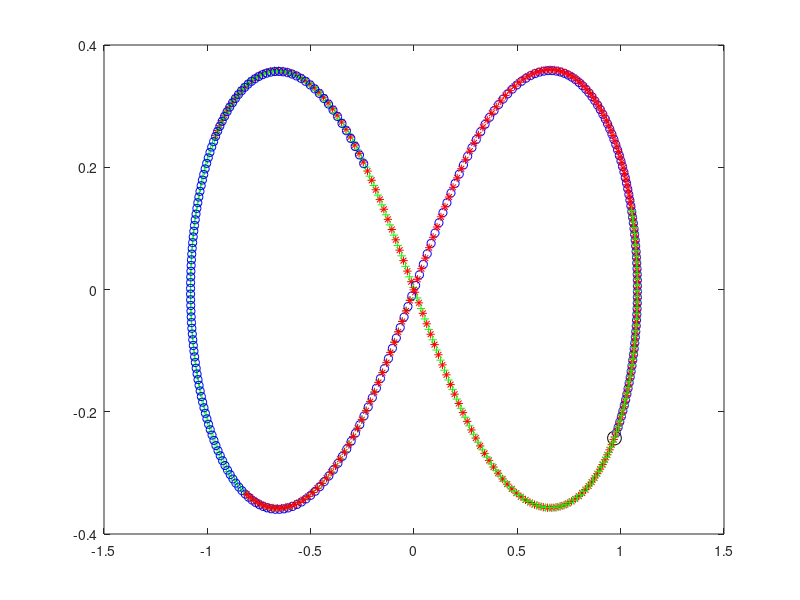

Here is the MATLAB script that generated this plot:
% Main idea of Verlet's solution: approx. v_n+1 = (a_n + a_n+1)/2 * dt
% Vectors for each body are stored as matrix's columns (i.e. Body 1's position is
% 1st column of r matrix)

%% Initial setup
% Number of bodies
N = 3;

% Grav. constant [N*m^2 / kg^2]
G = 1;

% Vector of masses, kg
m = [1; 1; 1];

% Initial positions
r = [[-0.97000436; 0.24308753], [0;0], [0.97000436; -0.24308753]];

% Initial velocities
v = [[0.4662036850; 0.4323657300], [-0.93240737; -0.86473146], [0.4662036850; 0.4323657300]];

% Initial accelerations
a = [[0;0], [0;0], [0;0]];
a_next = a;  % will store old a vects (needed to find new vel. vects)


% Plot initial positions

plot(r(1,1), r(2,1), 'k-o', 'MarkerSize', 10)
plot(r(1,2), r(2,2), 'k-o', 'MarkerSize', 10)
plot(r(1,3), r(2,3), 'k-o', 'MarkerSize', 10)
hold on 
% Timesteps desired
T = 5;
dt = 0.02;


%% Calculating
for t = 0:dt:T
    % Find distances [vect] and absolute lengths [scl] between each body ---- t
    dist_1to2 = r(:,2) - r(:,1);
    length_1to2 = sqrt(dist_1to2' * dist_1to2)
    dist_2to3 = r(:,3) - r(:,2);
    length_2to3 = sqrt(dist_2to3' * dist_2to3)
    dist_3to1 = r(:,1) - r(:,3);
    length_3to1 = sqrt(dist_3to1' * dist_3to1)



    
    % Find force on each body [vect] ------ t
    % Force vect = (Magnitude of force) * unit vect. of dist between bodies
    % Unit vect = dist vect / length scalar
    % F_1and2 = (G*m(1)*m(2) / length_1to2^3) * dist_1to2;    % Force on 1 from 2
    % F_2and3 = (G*m(2)*m(3) / length_2to3^3) * dist_2to3;    % Force on 2 from 3
    % F_3and1 = (G*m(3)*m(1) / length_3to1^3) * dist_3to1;    % Force on 3 from 1

   

    % Find new acceleration of each body [vect] ----- t
    % Example: finding accel of body 1
    % a1 = sum F's on 1 / m1. Sum F's on 1 is: (Force on 1 from 2 + -Force
    % on 3 from 1)
    a(:, 1) = (G*m(2)/length_1to2^3)*(r(:,2) - r(:,1)) + (G*m(3)/length_3to1^3)*(r(:,3) - r(:,1));
    a(:, 2) = (G*m(1)/length_1to2^3)*(r(:,1) - r(:,2)) + (G*m(3)/length_2to3^3)*(r(:,3) - r(:,2));
    a(:, 3) = (G*m(1)/length_3to1^3)*(r(:,1) - r(:,3)) + (G*m(2)/length_2to3^3)*(r(:,2) - r(:,3))


    % a(:,1) = (F_1and2 - F_3and1)/m(1);
    % a(:,2) = (F_2and3 - F_1and2)/m(2);
    % a(:,3) = (F_3and1 - F_2and3)/m(3);

    % Find r_t+1 using r_t, v_(t), and a_t
    % Basic kinematics: x = x0 + v0*t + 1/2*a*t^2
    % r_t+1 = r_t + v_t*dt + 0.5*a_t*dt^2
    r = r + v*dt + 0.5*a*(dt^2)

    dist_1to2 = r(:,2) - r(:,1);
    length_1to2 = sqrt(dist_1to2' * dist_1to2)
    dist_2to3 = r(:,3) - r(:,2);
    length_2to3 = sqrt(dist_2to3' * dist_2to3)
    dist_3to1 = r(:,1) - r(:,3);
    length_3to1 = sqrt(dist_3to1' * dist_3to1)

    a_next(:, 1) = (G*m(2)/length_1to2^3)*(r(:,2) - r(:,1)) + (G*m(3)/length_3to1^3)*(r(:,3) - r(:,1));
    a_next(:, 2) = (G*m(1)/length_1to2^3)*(r(:,1) - r(:,2)) + (G*m(3)/length_2to3^3)*(r(:,3) - r(:,2));
    a_next(:, 3) = (G*m(1)/length_3to1^3)*(r(:,1) - r(:,3)) + (G*m(2)/length_2to3^3)*(r(:,2) - r(:,3))

    % Find v_t+1 = (a_t-1 + a_t)/2 * dt
    % Basic kinematics: v_t+1 ~= v_t + a_avg * dt
    v = v + (a + a_next)/2 * dt;

    plot(r(1,1), r(2,1), 'r-*')
    plot(r(1,2), r(2,2), 'g-+')
    plot(r(1,3), r(2,3), 'b-o')

end